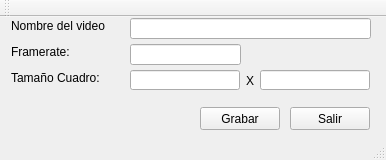
<?xml version="1.0" encoding="UTF-8"?>
<ui version="4.0">
 <class>recvideo</class>
 <widget class="QMainWindow" name="recvideo">
  <property name="geometry">
   <rect>
    <x>0</x>
    <y>0</y>
    <width>386</width>
    <height>160</height>
   </rect>
  </property>
  <property name="sizePolicy">
   <sizepolicy hsizetype="Expanding" vsizetype="Expanding">
    <horstretch>0</horstretch>
    <verstretch>0</verstretch>
   </sizepolicy>
  </property>
  <property name="windowTitle">
   <string>Grabacion de video GLUD</string>
  </property>
  <property name="layoutDirection">
   <enum>Qt::LeftToRight</enum>
  </property>
  <property name="autoFillBackground">
   <bool>true</bool>
  </property>
  <widget class="QWidget" name="centralWidget">
   <widget class="QLabel" name="label">
    <property name="geometry">
     <rect>
      <x>11</x>
      <y>1</y>
      <width>109</width>
      <height>16</height>
     </rect>
    </property>
    <property name="text">
     <string>Nombre del video</string>
    </property>
   </widget>
   <widget class="QPushButton" name="pushButton_2">
    <property name="geometry">
     <rect>
      <x>290</x>
      <y>90</y>
      <width>80</width>
      <height>23</height>
     </rect>
    </property>
    <property name="text">
     <string>Salir</string>
    </property>
   </widget>
   <widget class="QLineEdit" name="namevideo">
    <property name="geometry">
     <rect>
      <x>130</x>
      <y>1</y>
      <width>241</width>
      <height>21</height>
     </rect>
    </property>
   </widget>
   <widget class="QLabel" name="label_2">
    <property name="geometry">
     <rect>
      <x>11</x>
      <y>27</y>
      <width>68</width>
      <height>16</height>
     </rect>
    </property>
    <property name="text">
     <string>Framerate:</string>
    </property>
   </widget>
   <widget class="QPushButton" name="pushButton">
    <property name="geometry">
     <rect>
      <x>200</x>
      <y>90</y>
      <width>80</width>
      <height>23</height>
     </rect>
    </property>
    <property name="text">
     <string>Grabar</string>
    </property>
   </widget>
   <widget class="QLineEdit" name="framerate">
    <property name="geometry">
     <rect>
      <x>130</x>
      <y>27</y>
      <width>111</width>
      <height>21</height>
     </rect>
    </property>
   </widget>
   <widget class="QLineEdit" name="alto">
    <property name="geometry">
     <rect>
      <x>260</x>
      <y>53</y>
      <width>110</width>
      <height>20</height>
     </rect>
    </property>
   </widget>
   <widget class="QLabel" name="label_3">
    <property name="geometry">
     <rect>
      <x>11</x>
      <y>53</y>
      <width>101</width>
      <height>16</height>
     </rect>
    </property>
    <property name="text">
     <string>Tamaño Cuadro:</string>
    </property>
   </widget>
   <widget class="QLineEdit" name="ancho">
    <property name="geometry">
     <rect>
      <x>130</x>
      <y>53</y>
      <width>110</width>
      <height>20</height>
     </rect>
    </property>
   </widget>
   <widget class="QLabel" name="label_4">
    <property name="geometry">
     <rect>
      <x>246</x>
      <y>49</y>
      <width>10</width>
      <height>30</height>
     </rect>
    </property>
    <property name="text">
     <string>X</string>
    </property>
   </widget>
  </widget>
  <widget class="QMenuBar" name="menuBar">
   <property name="geometry">
    <rect>
     <x>0</x>
     <y>0</y>
     <width>386</width>
     <height>21</height>
    </rect>
   </property>
  </widget>
  <widget class="QToolBar" name="mainToolBar">
   <attribute name="toolBarArea">
    <enum>TopToolBarArea</enum>
   </attribute>
   <attribute name="toolBarBreak">
    <bool>false</bool>
   </attribute>
  </widget>
  <widget class="QStatusBar" name="statusBar"/>
 </widget>
 <layoutdefault spacing="6" margin="11"/>
 <tabstops>
  <tabstop>namevideo</tabstop>
  <tabstop>pushButton</tabstop>
  <tabstop>pushButton_2</tabstop>
 </tabstops>
 <resources/>
 <connections/>
</ui>
